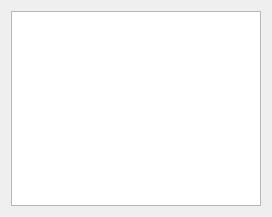
<?xml version="1.0" encoding="UTF-8"?>
<ui version="4.0">
 <class>Widget</class>
 <widget class="QWidget" name="Widget">
  <property name="geometry">
   <rect>
    <x>0</x>
    <y>0</y>
    <width>272</width>
    <height>217</height>
   </rect>
  </property>
  <property name="windowTitle">
   <string>Widget</string>
  </property>
  <layout class="QGridLayout" name="gridLayout">
   <item row="0" column="0">
    <widget class="QGraphicsView" name="graphicsView"/>
   </item>
  </layout>
 </widget>
 <resources/>
 <connections/>
</ui>
